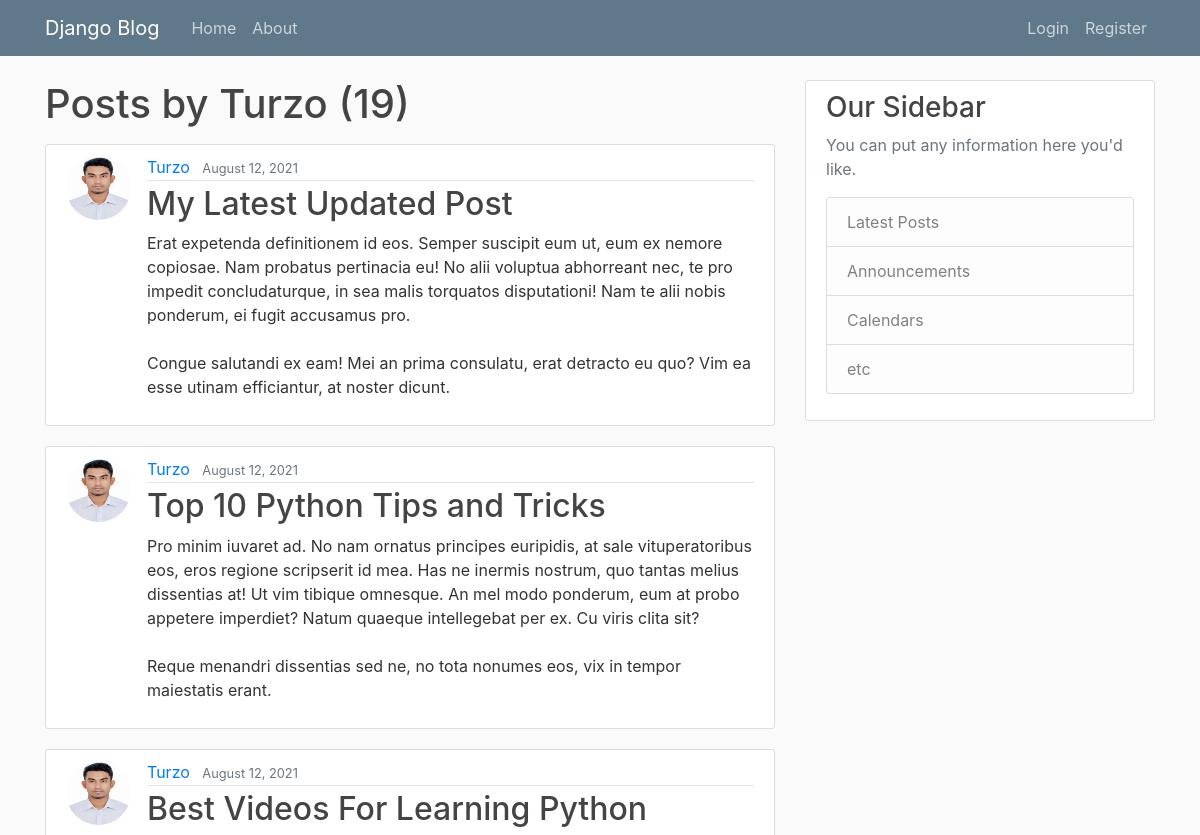
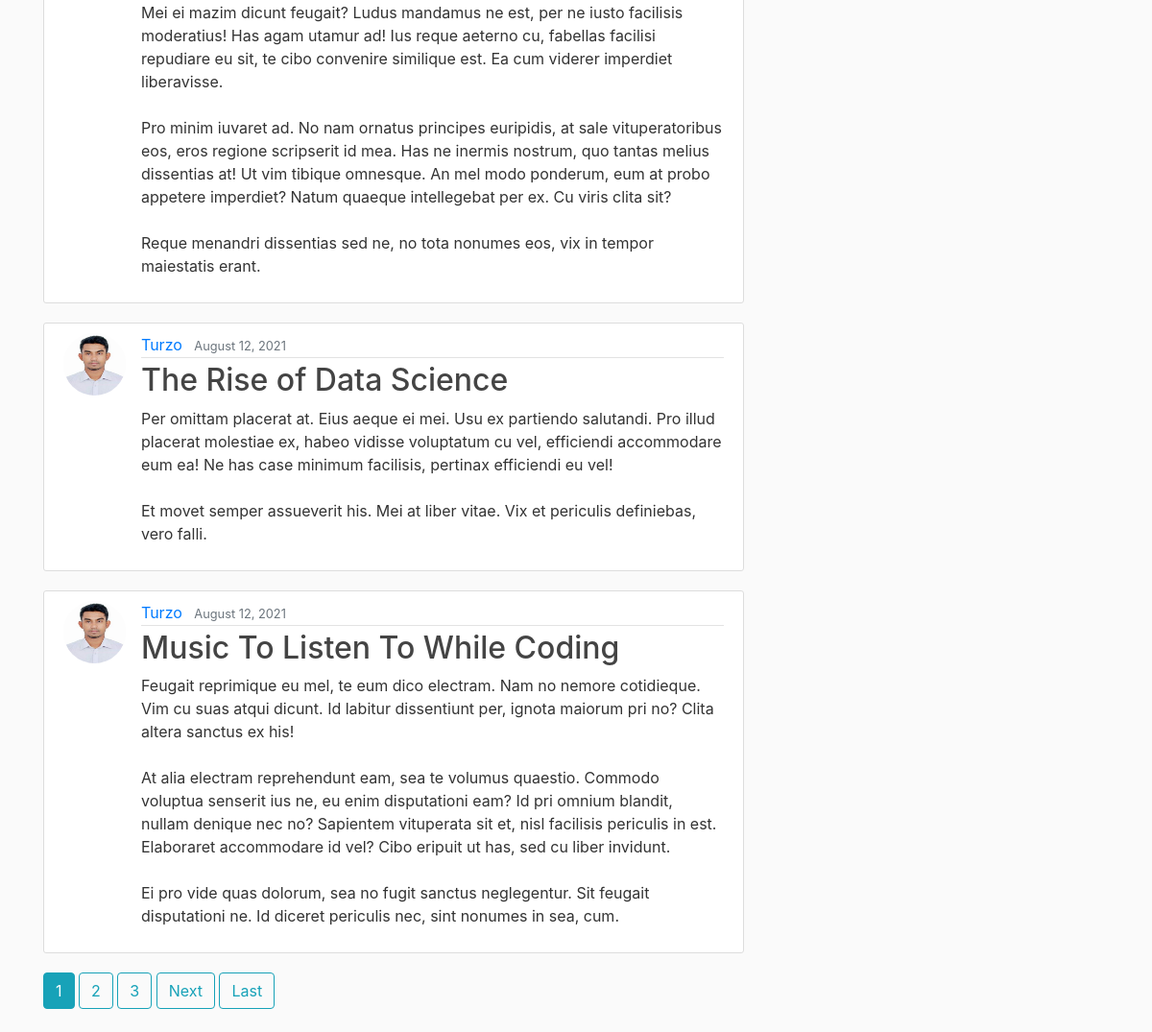
The app's page /user/Turzo with its own data (2 pictures, top to bottom).
### blog/models.py (models this page shows, shortened)
class Post(models.Model):
    title = models.CharField(max_length=100)
    content = models.TextField()
    date_posted = models.DateTimeField(default=timezone.now)
    author = models.ForeignKey(User, on_delete=models.CASCADE)

### users/models.py (models this page shows, shortened)
class Profile(models.Model):
    user = models.OneToOneField(User, on_delete=models.CASCADE)
    image = models.ImageField(default='default.jpg', upload_to='profile_pics')

### blog/views.py (the view)
# urls.py: path('user/<str:username>', UserPostListView.as_view(), name='user-posts'),
class UserPostListView(ListView):
    model = Post
    template_name = 'blog/user_posts.html'  # <app>/<model>_<viewtype>.html
    context_object_name = 'posts'
    paginate_by = 5
    def get_queryset(self):
        user = get_object_or_404(User, username=self.kwargs.get('username'))
        return Post.objects.filter(author=user).order_by('-date_posted')

### blog/templates/blog/user_posts.html (shortened to what this page needs)
{% extends "layouts/base.html" %}
{% block content %}
    <h1 class="mb-3">Posts by {{ view.kwargs.username }} ({{ page_obj.paginator.count }})</h1>
    {% for post in posts %}
        <article class="media content-section">
          <img class="rounded-circle article-img" src="{{ post.author.profile.image.url }}">
          <div class="media-body">
            <div class="article-metadata">
              <a class="mr-2" href="{% url 'user-posts' post.author.username %}">{{ post.author }}</a>
              <small class="text-muted">{{ post.date_posted|date:"F d, Y" }}</small>
            </div>
            <h2><a class="article-title" href="{% url 'post-detail' post.id %}">{{ post.title }}</a></h2>
            <p class="article-content">{{ post.content }}</p>
          </div>
        </article>
    {% endfor %}
    {% if is_paginated %}
      {% for num in page_obj.paginator.page_range %}
        {% if page_obj.number == num %}
          <a class="btn btn-info mb-4" href="?page={{ num }}">{{ num }}</a>
        {% elif num > page_obj.number|add:'-3' and num < page_obj.number|add:'3' %}
          <a class="btn btn-outline-info mb-4" href="?page={{ num }}">{{ num }}</a>
        {% endif %}
      {% endfor %}
      {% if page_obj.has_next %}
        <a class="btn btn-outline-info mb-4" href="?page={{ page_obj.next_page_number }}">Next</a>
        <a class="btn btn-outline-info mb-4" href="?page={{ page_obj.paginator.num_pages }}">Last</a>
      {% endif %}
    {% endif %}
{% endblock content %}

### blog/static/main.css (style rules this page uses)
body { background: #fafafa; color: #333333; margin-top: 5rem; }
h1, h2, h3, h4, h5, h6 { color: #444444; }
.content-section { background: #ffffff; padding: 10px 20px; border: 1px solid #dddddd; border-radius: 3px; margin-bottom: 20px; }
.article-title { color: #444444; }
.article-content { white-space: pre-line; }
.article-img { height: 65px; width: 65px; margin-right: 16px; }
.article-metadata { padding-bottom: 1px; margin-bottom: 4px; border-bottom: 1px solid #e3e3e3 }

### records on screen
Post: author.profile.image (picture), author "Turzo", date_posted "August 12, 2021", title "My Latest Updated Post", content "Erat expetenda definitionem id eos. Semper suscipit eum ut, eum ex nemore copiosae. Nam probatus pertinacia eu! No alii voluptua abhorreant nec, te pro impedit concludaturque, in sea malis torquatos disputationi! Nam te alii nobis ponderum, ei fugit accusamus pro. Congue salutandi ex eam! Mei an prima consulatu, erat detracto eu quo? Vim ea esse utinam efficiantur, at noster dicunt."
Post: author.profile.image (picture), author "Turzo", date_posted "August 12, 2021", title "Top 10 Python Tips and Tricks", content "Pro minim iuvaret ad. No nam ornatus principes euripidis, at sale vituperatoribus eos, eros regione scripserit id mea. Has ne inermis nostrum, quo tantas melius dissentias at! Ut vim tibique omnesque. An mel modo ponderum, eum at probo appetere imperdiet? Natum quaeque intellegebat per ex. Cu viris clita sit? Reque menandri dissentias sed ne, no tota nonumes eos, vix in tempor maiestatis erant."
Post: author.profile.image (picture), author "Turzo", date_posted "August 12, 2021", title "Best Videos For Learning Python", content "Mei ei mazim dicunt feugait? Ludus mandamus ne est, per ne iusto facilisis moderatius! Has agam utamur ad! Ius reque aeterno cu, fabellas facilisi repudiare eu sit, te cibo convenire similique est. Ea cum viderer imperdiet liberavisse. Pro minim iuvaret ad. No nam ornatus principes euripidis, at sale vituperatoribus eos, eros regione scripserit id mea. Has ne inermis nostrum, quo tantas melius dissentias at! Ut vim tibique omnesque. An mel modo ponderum, eum at probo appetere imperdiet? Natum quaeque intellegebat per ex. Cu viris clita sit? Reque menandri dissentias sed ne, no tota nonumes eos, vix in tempor maiestatis erant."
Post: author.profile.image (picture), author "Turzo", date_posted "August 12, 2021", title "The Rise of Data Science", content "Per omittam placerat at. Eius aeque ei mei. Usu ex partiendo salutandi. Pro illud placerat molestiae ex, habeo vidisse voluptatum cu vel, efficiendi accommodare eum ea! Ne has case minimum facilisis, pertinax efficiendi eu vel! Et movet semper assueverit his. Mei at liber vitae. Vix et periculis definiebas, vero falli."
Post: author.profile.image (picture), author "Turzo", date_posted "August 12, 2021", title "Music To Listen To While Coding", content "Feugait reprimique eu mel, te eum dico electram. Nam no nemore cotidieque. Vim cu suas atqui dicunt. Id labitur dissentiunt per, ignota maiorum pri no? Clita altera sanctus ex his! At alia electram reprehendunt eam, sea te volumus quaestio. Commodo voluptua senserit ius ne, eu enim disputationi eam? Id pri omnium blandit, nullam denique nec no? Sapientem vituperata sit et, nisl facilisis periculis in est. Elaboraret accommodare id vel? Cibo eripuit ut has, sed cu liber invidunt. Ei pro vide quas dolorum, sea no fugit sanctus neglegentur. Sit feugait disputationi ne. Id diceret periculis nec, sint nonumes in sea, cum."

### other values on screen
{{ view.kwargs.username }} "Turzo"
{{ page_obj.paginator.count }} "19"
{{ num }} "1"
{{ num }} "2" "3"
